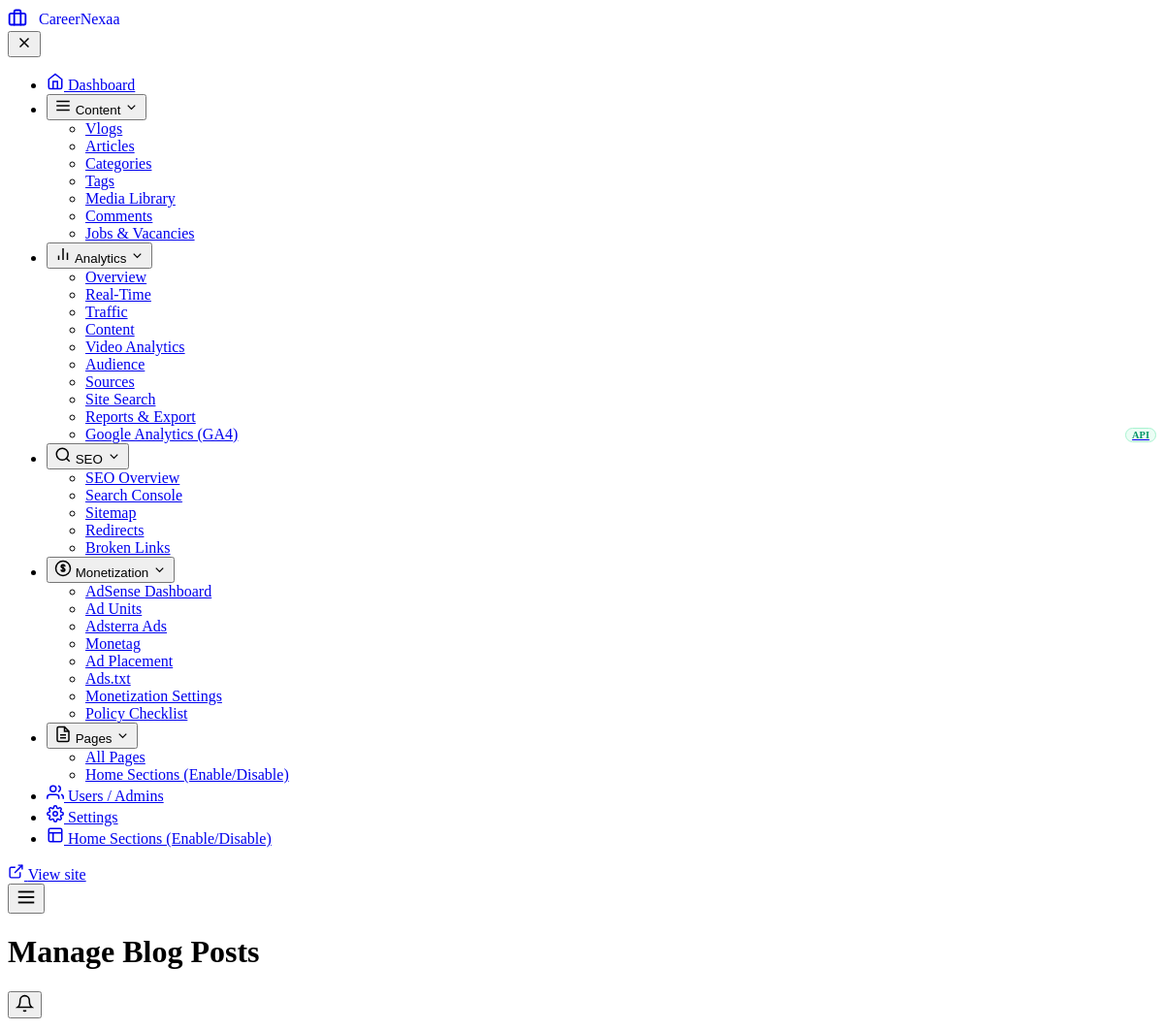
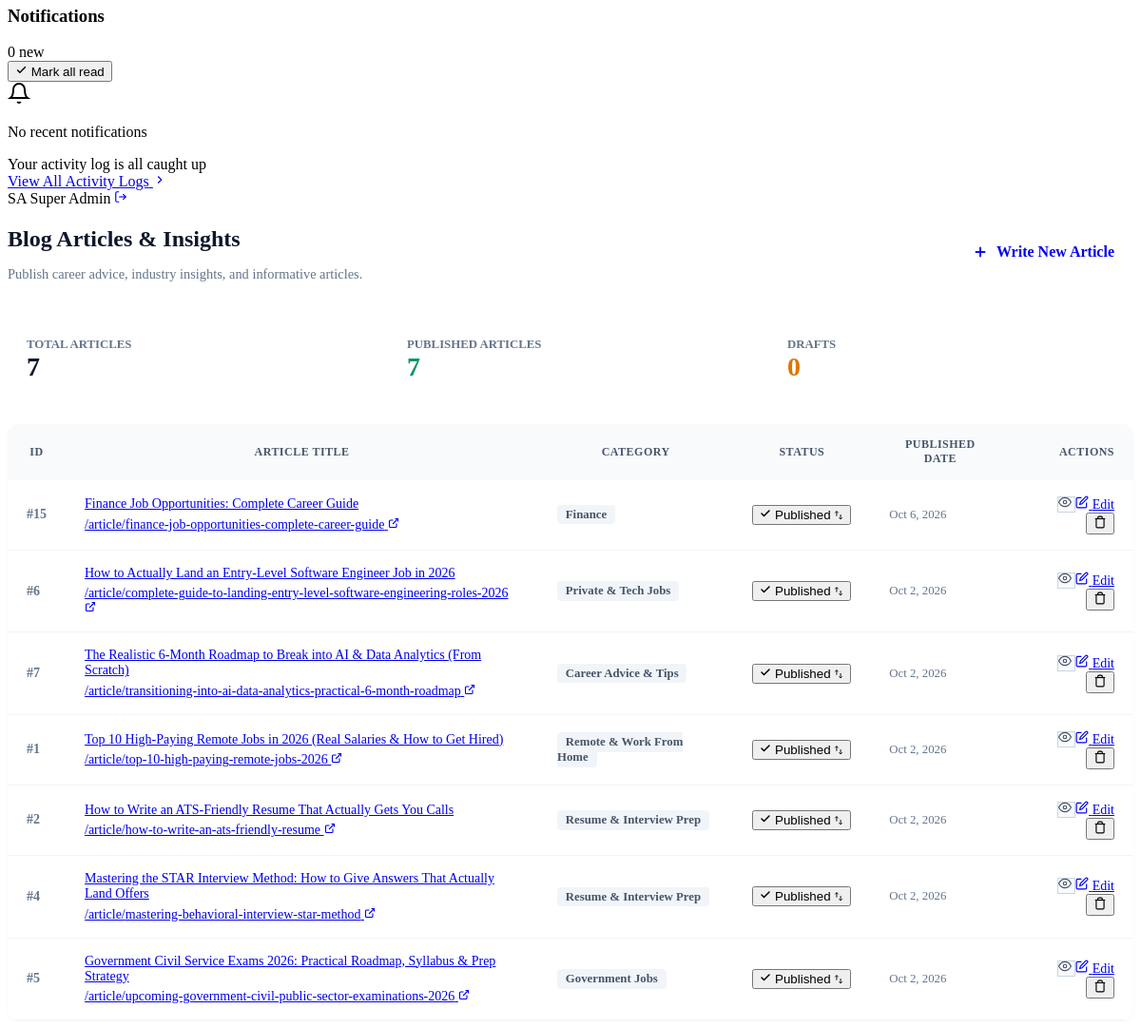
The app's page /admin/posts/index.php (signed in) with its own data (2 pictures, top to bottom).
### tables this page shows
CREATE TABLE `articles` (
  `id` int(11) NOT NULL AUTO_INCREMENT,
  `title` varchar(255) NOT NULL,
  `slug` varchar(255) NOT NULL,
  `excerpt` text NOT NULL,
  `content` longtext NOT NULL,
  `featured_image` varchar(255) DEFAULT NULL,
  `category_id` int(11) NOT NULL,
  `author_id` int(11) NOT NULL,
  `seo_title` varchar(255) DEFAULT NULL,
  `meta_description` varchar(300) DEFAULT NULL,
  `keywords` varchar(500) DEFAULT NULL,
  `status` enum('draft','published') DEFAULT 'draft',
  `is_job_posting` tinyint(1) DEFAULT 0,
  `job_company` varchar(150) DEFAULT NULL,
  `job_location` varchar(150) DEFAULT NULL,
  `job_type` varchar(50) DEFAULT NULL,
  `job_salary` varchar(100) DEFAULT NULL,
  `job_deadline` date DEFAULT NULL,
  `views` int(11) DEFAULT 0,
  `likes` int(11) NOT NULL DEFAULT 0,
  `dislikes` int(11) NOT NULL DEFAULT 0,
  `published_at` timestamp NULL DEFAULT NULL,
  `created_at` timestamp NOT NULL DEFAULT current_timestamp(),
  `updated_at` timestamp NOT NULL DEFAULT current_timestamp() ON UPDATE current_timestamp(),
  `video_type` varchar(50) DEFAULT 'none',
  `video_url` varchar(500) DEFAULT NULL,
  `plays` int(11) DEFAULT 0,
  `is_featured` tinyint(1) DEFAULT 0,
  `is_trending` tinyint(1) DEFAULT 0,
  `is_recommended` tinyint(1) DEFAULT 0,
  `tags` varchar(500) DEFAULT NULL,
  `image_alt` varchar(255) DEFAULT NULL,
  `thumbnail_image` varchar(255) DEFAULT NULL,
  `canonical_url` varchar(500) DEFAULT NULL,
  `robots_meta` varchar(100) DEFAULT 'auto',
  `twitter_card` varchar(50) DEFAULT 'summary_large_image',
  `og_title` varchar(255) DEFAULT NULL,
  `og_description` varchar(500) DEFAULT NULL,
  `og_image` varchar(255) DEFAULT NULL,
  `is_trash` tinyint(1) DEFAULT 0,
  PRIMARY KEY (`id`),
  UNIQUE KEY `slug` (`slug`),
  KEY `idx_article_slug` (`slug`),
  KEY `idx_article_status` (`status`),
  KEY `idx_article_category` (`category_id`),
  KEY `idx_article_author` (`author_id`),
  KEY `idx_article_published` (`published_at`),
  CONSTRAINT `fk_article_author` FOREIGN KEY (`author_id`) REFERENCES `admins` (`id`) ON DELETE CASCADE ON UPDATE CASCADE,
  CONSTRAINT `fk_article_category` FOREIGN KEY (`category_id`) REFERENCES `categories` (`id`) ON DELETE CASCADE ON UPDATE CASCADE
);

CREATE TABLE `categories` (
  `id` int(11) NOT NULL AUTO_INCREMENT,
  `name` varchar(100) NOT NULL,
  `slug` varchar(100) NOT NULL,
  `description` text DEFAULT NULL,
  `created_at` timestamp NOT NULL DEFAULT current_timestamp(),
  PRIMARY KEY (`id`),
  UNIQUE KEY `slug` (`slug`)
);

### includes/auth_functions.php (called while the page is built, shortened)
<?php
function is_super_admin($adminId = null) {
    if ($adminId === null) {
        if (!empty($_SESSION['admin_role']) && $_SESSION['admin_role'] === 'superadmin') {
            return true;
        }
    }
    return false;
}

### includes/functions.php (called while the page is built, shortened)
<?php
require_once __DIR__ . '/auth_functions.php';
function h($string) {
    return htmlspecialchars((string)($string ?? ''), ENT_QUOTES, 'UTF-8');
}

### admin/posts/index.php (the view, shortened to what this page needs)
<?php
require_once __DIR__ . '/../../includes/functions.php';
require_once __DIR__ . '/../../includes/auth_functions.php';
require_once __DIR__ . '/../includes/admin-header.php';
$sql = "
    SELECT
        a.id,
        a.title,
        a.slug,
        a.status,
        a.created_at,
        c.name as category_name
    FROM articles a
    LEFT JOIN categories c ON a.category_id = c.id
    WHERE a.is_job_posting = 0 OR a.is_job_posting IS NULL
    ORDER BY a.created_at DESC
";
$posts = $db->query($sql)->fetchAll(PDO::FETCH_ASSOC);
$totalPosts = count($posts);
$publishedPosts = count(array_filter($posts, fn($p) => $p['status'] === 'published'));
$draftPosts = count(array_filter($posts, fn($p) => $p['status'] === 'draft'));
?>
<div class="admin-page-header" style="display:flex; justify-content:space-between; align-items:center; flex-wrap:wrap; gap:1rem; margin-bottom:1.5rem;">
    <div>
        <h2 style="font-family:var(--admin-heading); font-size:1.5rem; font-weight:800; color:#0f172a; margin-bottom:0.25rem;">
            Blog Articles &amp; Insights
        </h2>
        <p style="color:#64748b; font-size:0.9rem;">
            Publish career advice, industry insights, and informative articles.
        </p>
    </div>
    <?php if (is_super_admin() || has_permission('posts.create')): ?>
    <a href="<?= ADMIN_URL ?>/add-article.php?type=post" class="admin-btn admin-btn-primary" style="display:inline-flex; align-items:center; gap:0.5rem; padding:0.6rem 1.25rem; font-weight:700; border-radius:8px; text-decoration:none;">
        <svg width="18" height="18" viewBox="0 0 24 24" fill="none" stroke="currentColor" stroke-width="2.5"><line x1="12" y1="5" x2="12" y2="19"></line><line x1="5" y1="12" x2="19" y2="12"></line></svg>
        Write New Article
    </a>
    <?php endif; ?>
</div>
<div style="display:grid; grid-template-columns:repeat(auto-fit, minmax(200px, 1fr)); gap:1rem; margin-bottom:1.5rem;">
    <div class="admin-card" style="background:#fff; border:1px solid var(--admin-border); border-radius:10px; padding:1.25rem;">
        <div style="font-size:0.8rem; font-weight:700; color:#64748b; text-transform:uppercase;">Total Articles</div>
        <div style="font-size:1.75rem; font-weight:800; color:#0f172a;"><?= $totalPosts ?></div>
    </div>
    <div class="admin-card" style="background:#fff; border:1px solid var(--admin-border); border-radius:10px; padding:1.25rem;">
        <div style="font-size:0.8rem; font-weight:700; color:#64748b; text-transform:uppercase;">Published Articles</div>
        <div style="font-size:1.75rem; font-weight:800; color:#059669;"><?= $publishedPosts ?></div>
    </div>
    <div class="admin-card" style="background:#fff; border:1px solid var(--admin-border); border-radius:10px; padding:1.25rem;">
        <div style="font-size:0.8rem; font-weight:700; color:#64748b; text-transform:uppercase;">Drafts</div>
        <div style="font-size:1.75rem; font-weight:800; color:#d97706;"><?= $draftPosts ?></div>
    </div>
</div>
<div class="admin-card" style="background:#ffffff; border:1px solid var(--admin-border); border-radius:12px; overflow:hidden; box-shadow:0 1px 3px rgba(0,0,0,0.04);">
    <div style="overflow-x:auto;">
        <table class="admin-table" style="width:100%; border-collapse:collapse; font-size:0.875rem;">
            <thead>
                <tr style="background:#f8fafc; border-bottom:1px solid var(--admin-border); color:#475569; font-weight:700; text-transform:uppercase; font-size:0.75rem; letter-spacing:0.04em;">
                    <th style="padding:0.9rem 1.25rem;">ID</th>
                    <th style="padding:0.9rem 1.25rem;">Article Title</th>
                    <th style="padding:0.9rem 1.25rem;">Category</th>
                    <th style="padding:0.9rem 1.25rem; white-space:nowrap;">Status</th>
                    <th style="padding:0.9rem 1.25rem;">Published Date</th>
                    <th style="padding:0.9rem 1.25rem; text-align:right;">Actions</th>
                </tr>
            </thead>
            <tbody>
                <?php if (empty($posts)): ?>
                <tr>
                    <td colspan="6" style="padding:2.5rem; text-align:center; color:#94a3b8;">
                        No blog posts found. Click "Write New Article" above to create one.
                    </td>
                </tr>
                <?php else: ?>
                    <?php foreach ($posts as $post): ?>
                    <tr style="border-bottom:1px solid #f1f5f9;">
                        <td style="padding:1rem 1.25rem; color:#64748b; font-weight:600;">
                            #<?= (int)$post['id'] ?>
                        </td>
                        <td style="padding:1rem 1.25rem;">
                            <div>
                                <a href="<?= BASE_URL ?>/article/<?= urlencode($post['slug']) ?>" target="_blank" class="admin-table-title-link" title="Open live article in new tab">
                                    <?= h($post['title']) ?>
                                </a>
                            </div>
                            <div style="margin-top:0.35rem;">
                                <a href="<?= BASE_URL ?>/article/<?= urlencode($post['slug']) ?>" target="_blank" class="admin-table-slug-link" title="View live article">
                                    <span>/article/<?= h($post['slug']) ?></span>
                                    <svg width="12" height="12" viewBox="0 0 24 24" fill="none" stroke="currentColor" stroke-width="2.2"><path d="M18 13v6a2 2 0 0 1-2 2H5a2 2 0 0 1-2-2V8a2 2 0 0 1 2-2h6"></path><polyline points="15 3 21 3 21 9"></polyline><line x1="10" y1="14" x2="21" y2="3"></line></svg>
                                </a>
                            </div>
                        </td>
                        <td style="padding:1rem 1.25rem; color:#475569;">
                            <span style="background:#f1f5f9; padding:0.2rem 0.55rem; border-radius:4px; font-size:0.8rem; font-weight:600;">
                                <?= h($post['category_name'] ?? 'Uncategorized') ?>
                            </span>
                        </td>
                        <td style="padding:1rem 1.25rem; white-space:nowrap;">
                            <?php if (is_super_admin() || has_permission('posts.publish')): ?>
                            <form action="<?= ADMIN_URL ?>/posts/index.php" method="POST" style="display:inline; margin:0;">
                                <button type="submit" class="admin-status-pill is-<?= $post['status'] ?>" title="Click to toggle status (Change to <?= ($post['status'] === 'published') ? 'Draft' : 'Published' ?>)">
                                    <?php if ($post['status'] === 'published'): ?>
                                        <svg width="12" height="12" viewBox="0 0 24 24" fill="none" stroke="currentColor" stroke-width="3" stroke-linecap="round" stroke-linejoin="round"><polyline points="20 6 9 17 4 12"></polyline></svg>
                                        <span>Published</span>
                                    <?php else: ?>
                                        <svg width="12" height="12" viewBox="0 0 24 24" fill="none" stroke="currentColor" stroke-width="2.5" stroke-linecap="round" stroke-linejoin="round"><circle cx="12" cy="12" r="10"></circle><polyline points="12 6 12 12 16 14"></polyline></svg>
                                        <span>Draft</span>
                                    <?php endif; ?>
                                    <svg class="pill-switch-icon" width="10" height="10" viewBox="0 0 24 24" fill="none" stroke="currentColor" stroke-width="2.2"><path d="M7 16V4m0 0L3 8m4-4l4 4m6 4v12m0 0l4-4m-4 4l-4-4"/></svg>
                                </button>
                            </form>
                            <?php endif; ?>
                        </td>
                        <td style="padding:1rem 1.25rem; font-size:0.8rem; color:#64748b;">
                            <?= date('M j, Y', strtotime($post['created_at'])) ?>
                        </td>
                        <td style="padding:1rem 1.25rem; text-align:right;">
                            <div class="admin-action-btn-group">
                                <a href="<?= BASE_URL ?>/article/<?= urlencode($post['slug']) ?>" target="_blank" class="admin-btn-xs" style="background:#f8fafc; border:1px solid #cbd5e1; color:#475569; text-decoration:none;" title="View Live Article">
                                    <svg width="14" height="14" viewBox="0 0 24 24" fill="none" stroke="currentColor" stroke-width="2"><path d="M1 12s4-8 11-8 11 8 11 8-4 8-11 8-11-8-11-8z"></path><circle cx="12" cy="12" r="3"></circle></svg>
                                </a>
                                <?php if (is_super_admin() || has_permission('posts.edit')): ?>
                                <a href="<?= ADMIN_URL ?>/edit-article.php?id=<?= $post['id'] ?>&ref=posts" class="admin-btn-xs btn-edit" title="Edit Article Content">
                                    <svg width="14" height="14" viewBox="0 0 24 24" fill="none" stroke="currentColor" stroke-width="2"><path d="M11 4H4a2 2 0 0 0-2 2v14a2 2 0 0 0 2 2h14a2 2 0 0 0 2-2v-7"></path><path d="M18.5 2.5a2.121 2.121 0 0 1 3 3L12 15l-4 1 1-4 9.5-9.5z"></path></svg>
                                    Edit
                                </a>
                                <?php endif; ?>
                                <?php if (is_super_admin() || has_permission('posts.delete')): ?>
                                <form action="<?= ADMIN_URL ?>/delete-article.php" method="POST" style="display:inline;" onsubmit="return confirm('Are you sure you want to permanently delete this article?');">
                                    <button type="submit" class="admin-btn-xs btn-delete" title="Delete Article">
                                        <svg width="14" height="14" viewBox="0 0 24 24" fill="none" stroke="currentColor" stroke-width="2"><polyline points="3 6 5 6 21 6"></polyline><path d="M19 6v14a2 2 0 0 1-2 2H7a2 2 0 0 1-2-2V6m3 0V4a2 2 0 0 1 2-2h4a2 2 0 0 1 2 2v2"></path></svg>
                                    </button>
                                </form>
                                <?php endif; ?>
                            </div>
                        </td>
                    </tr>
                    <?php endforeach; ?>
                <?php endif; ?>
            </tbody>
        </table>
    </div>
</div>
<?php require_once __DIR__ . '/../includes/admin-footer.php'; ?>

### records on screen
articles: id "15", title "Finance Job Opportunities: Complete Career Guide", slug "finance-job-opportunities-complete-career-guide", category.name "Finance", status "published" (drawn), created_at "Oct 6, 2026"
articles: id "6", title "How to Actually Land an Entry-Level Software Engineer Job in 2026", slug "complete-guide-to-landing-entry-level-software-engineering-roles-2026", category.name "Private & Tech Jobs", status "published" (drawn), created_at "Oct 2, 2026"
articles: id "7", title "The Realistic 6-Month Roadmap to Break into AI & Data Analytics (From Scratch)", slug "transitioning-into-ai-data-analytics-practical-6-month-roadmap", category.name "Career Advice & Tips", status "published" (drawn), created_at "Oct 2, 2026"
articles: id "1", title "Top 10 High-Paying Remote Jobs in 2026 (Real Salaries & How to Get Hired)", slug "top-10-high-paying-remote-jobs-2026", category.name "Remote & Work From Home", status "published" (drawn), created_at "Oct 2, 2026"
articles: id "2", title "How to Write an ATS-Friendly Resume That Actually Gets You Calls", slug "how-to-write-an-ats-friendly-resume", category.name "Resume & Interview Prep", status "published" (drawn), created_at "Oct 2, 2026"
articles: id "4", title "Mastering the STAR Interview Method: How to Give Answers That Actually Land Offers", slug "mastering-behavioral-interview-star-method", category.name "Resume & Interview Prep", status "published" (drawn), created_at "Oct 2, 2026"
articles: id "5", title "Government Civil Service Exams 2026: Practical Roadmap, Syllabus & Prep Strategy", slug "upcoming-government-civil-public-sector-examinations-2026", category.name "Government Jobs", status "published" (drawn), created_at "Oct 2, 2026"

### other values on screen
$adminSiteName "CareerNexaa"
$adminPageTitle "Manage Blog Posts"
$userInitials "SA"
$displayNameClean "Super Admin"
$totalPosts "7"
$publishedPosts "7"
$draftPosts "0"
